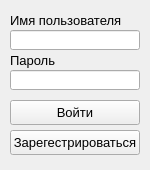
<?xml version="1.0" encoding="UTF-8"?>
<ui version="4.0">
 <class>registerWindow</class>
 <widget class="QWidget" name="registerWindow">
  <property name="geometry">
   <rect>
    <x>0</x>
    <y>0</y>
    <width>150</width>
    <height>170</height>
   </rect>
  </property>
  <property name="windowTitle">
   <string>Form</string>
  </property>
  <widget class="QLineEdit" name="passwordForm">
   <property name="geometry">
    <rect>
     <x>10</x>
     <y>70</y>
     <width>130</width>
     <height>20</height>
    </rect>
   </property>
   <property name="inputMask">
    <string/>
   </property>
  </widget>
  <widget class="QLineEdit" name="nameForm">
   <property name="geometry">
    <rect>
     <x>10</x>
     <y>30</y>
     <width>130</width>
     <height>20</height>
    </rect>
   </property>
  </widget>
  <widget class="QPushButton" name="regBtn">
   <property name="geometry">
    <rect>
     <x>10</x>
     <y>130</y>
     <width>130</width>
     <height>25</height>
    </rect>
   </property>
   <property name="font">
    <font>
     <pointsize>10</pointsize>
    </font>
   </property>
   <property name="text">
    <string>Зарегестрироваться</string>
   </property>
  </widget>
  <widget class="QPushButton" name="enterBtn">
   <property name="geometry">
    <rect>
     <x>10</x>
     <y>100</y>
     <width>130</width>
     <height>25</height>
    </rect>
   </property>
   <property name="font">
    <font>
     <pointsize>10</pointsize>
    </font>
   </property>
   <property name="text">
    <string>Войти</string>
   </property>
  </widget>
  <widget class="QLabel" name="label">
   <property name="geometry">
    <rect>
     <x>10</x>
     <y>10</y>
     <width>120</width>
     <height>20</height>
    </rect>
   </property>
   <property name="font">
    <font>
     <pointsize>10</pointsize>
    </font>
   </property>
   <property name="text">
    <string>Имя пользователя</string>
   </property>
  </widget>
  <widget class="QLabel" name="label_2">
   <property name="geometry">
    <rect>
     <x>10</x>
     <y>50</y>
     <width>120</width>
     <height>20</height>
    </rect>
   </property>
   <property name="font">
    <font>
     <pointsize>10</pointsize>
    </font>
   </property>
   <property name="text">
    <string>Пароль</string>
   </property>
  </widget>
 </widget>
 <resources/>
 <connections/>
</ui>
